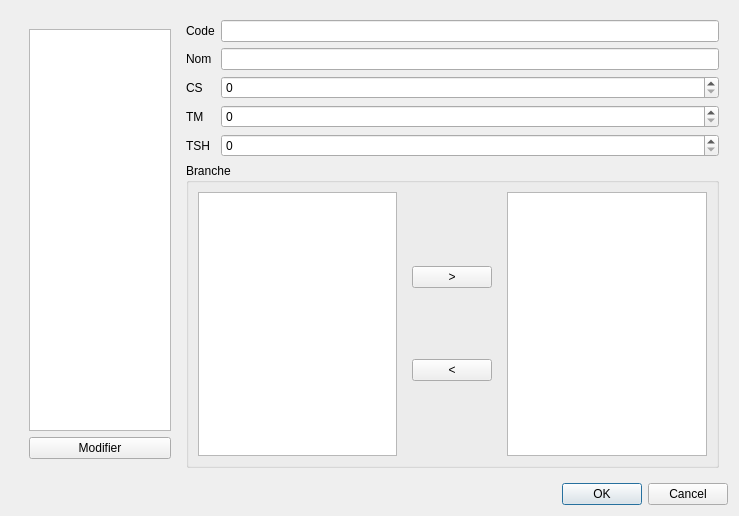
<?xml version="1.0" encoding="UTF-8"?>
<ui version="4.0">
 <class>modifierfilierewindow</class>
 <widget class="QDialog" name="modifierfilierewindow">
  <property name="geometry">
   <rect>
    <x>0</x>
    <y>0</y>
    <width>739</width>
    <height>516</height>
   </rect>
  </property>
  <property name="windowTitle">
   <string>Dialog</string>
  </property>
  <layout class="QGridLayout" name="gridLayout_2">
   <item row="0" column="0">
    <layout class="QHBoxLayout" name="horizontalLayout_2">
     <item>
      <widget class="QWidget" name="widget_2" native="true">
       <layout class="QGridLayout" name="gridLayout_10">
        <item row="0" column="1">
         <layout class="QGridLayout" name="gridLayout_6">
          <item row="1" column="0">
           <widget class="QGroupBox" name="groupBox_2">
            <property name="title">
             <string>Branche</string>
            </property>
            <layout class="QGridLayout" name="gridLayout_8">
             <item row="0" column="0">
              <layout class="QHBoxLayout" name="horizontalLayout_3">
               <item>
                <widget class="QColumnView" name="columnView_4"/>
               </item>
               <item>
                <widget class="QWidget" name="widget_3" native="true">
                 <layout class="QGridLayout" name="gridLayout_9">
                  <item row="0" column="0">
                   <layout class="QVBoxLayout" name="verticalLayout_4"/>
                  </item>
                  <item row="0" column="1">
                   <widget class="QPushButton" name="pushButton_3">
                    <property name="text">
                     <string>&gt;</string>
                    </property>
                   </widget>
                  </item>
                  <item row="1" column="1">
                   <widget class="QPushButton" name="pushButton_4">
                    <property name="text">
                     <string>&lt;</string>
                    </property>
                   </widget>
                  </item>
                 </layout>
                </widget>
               </item>
               <item>
                <widget class="QColumnView" name="columnView_5"/>
               </item>
              </layout>
             </item>
            </layout>
           </widget>
          </item>
          <item row="0" column="0">
           <layout class="QVBoxLayout" name="verticalLayout_3">
            <item>
             <layout class="QGridLayout" name="gridLayout_7">
              <item row="2" column="1">
               <layout class="QGridLayout" name="gridLayout_12">
                <item row="0" column="0">
                 <widget class="QSpinBox" name="spinBox"/>
                </item>
               </layout>
              </item>
              <item row="2" column="0">
               <widget class="QLabel" name="label_5">
                <property name="text">
                 <string>CS</string>
                </property>
               </widget>
              </item>
              <item row="0" column="0">
               <widget class="QLabel" name="label_3">
                <property name="text">
                 <string>Code</string>
                </property>
               </widget>
              </item>
              <item row="4" column="0">
               <widget class="QLabel" name="label_6">
                <property name="text">
                 <string>TSH</string>
                </property>
               </widget>
              </item>
              <item row="1" column="1">
               <widget class="QLineEdit" name="lineEdit_4"/>
              </item>
              <item row="1" column="0">
               <widget class="QLabel" name="label_4">
                <property name="text">
                 <string>Nom</string>
                </property>
               </widget>
              </item>
              <item row="0" column="1">
               <widget class="QLineEdit" name="lineEdit_3"/>
              </item>
              <item row="3" column="0">
               <widget class="QLabel" name="label_7">
                <property name="text">
                 <string>TM</string>
                </property>
               </widget>
              </item>
              <item row="3" column="1">
               <widget class="QSpinBox" name="spinBox_2"/>
              </item>
              <item row="4" column="1">
               <widget class="QSpinBox" name="spinBox_3"/>
              </item>
             </layout>
            </item>
           </layout>
          </item>
         </layout>
        </item>
        <item row="0" column="0">
         <widget class="QWidget" name="widget_4" native="true">
          <layout class="QGridLayout" name="gridLayout_11">
           <item row="0" column="2">
            <layout class="QVBoxLayout" name="verticalLayout_5"/>
           </item>
           <item row="0" column="0">
            <widget class="QColumnView" name="columnView_3"/>
           </item>
           <item row="1" column="0">
            <widget class="QPushButton" name="pushButton_5">
             <property name="text">
              <string>Modifier</string>
             </property>
            </widget>
           </item>
          </layout>
         </widget>
        </item>
       </layout>
      </widget>
     </item>
    </layout>
   </item>
   <item row="1" column="0">
    <widget class="QDialogButtonBox" name="buttonBox">
     <property name="orientation">
      <enum>Qt::Horizontal</enum>
     </property>
     <property name="standardButtons">
      <set>QDialogButtonBox::Cancel|QDialogButtonBox::Ok</set>
     </property>
    </widget>
   </item>
  </layout>
 </widget>
 <resources/>
 <connections>
  <connection>
   <sender>buttonBox</sender>
   <signal>accepted()</signal>
   <receiver>modifierfilierewindow</receiver>
   <slot>accept()</slot>
   <hints>
    <hint type="sourcelabel">
     <x>248</x>
     <y>254</y>
    </hint>
    <hint type="destinationlabel">
     <x>157</x>
     <y>274</y>
    </hint>
   </hints>
  </connection>
  <connection>
   <sender>buttonBox</sender>
   <signal>rejected()</signal>
   <receiver>modifierfilierewindow</receiver>
   <slot>reject()</slot>
   <hints>
    <hint type="sourcelabel">
     <x>316</x>
     <y>260</y>
    </hint>
    <hint type="destinationlabel">
     <x>286</x>
     <y>274</y>
    </hint>
   </hints>
  </connection>
 </connections>
</ui>
